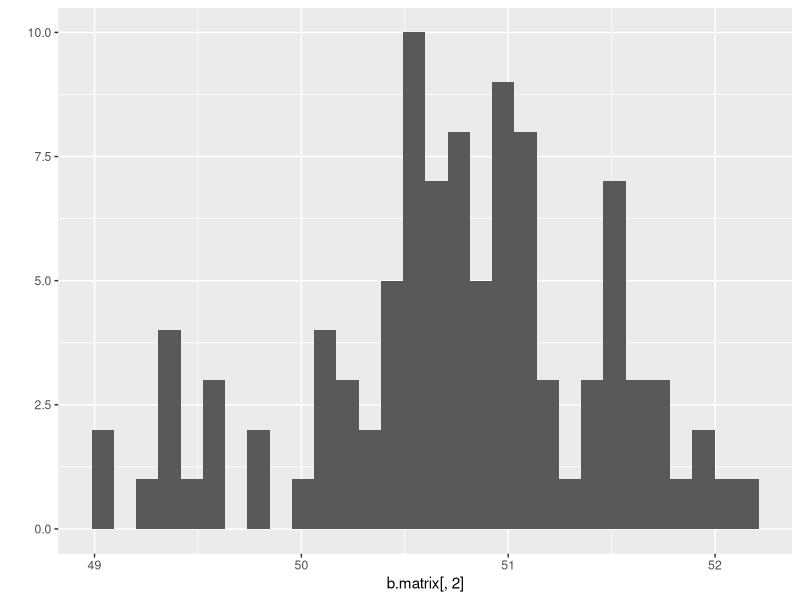
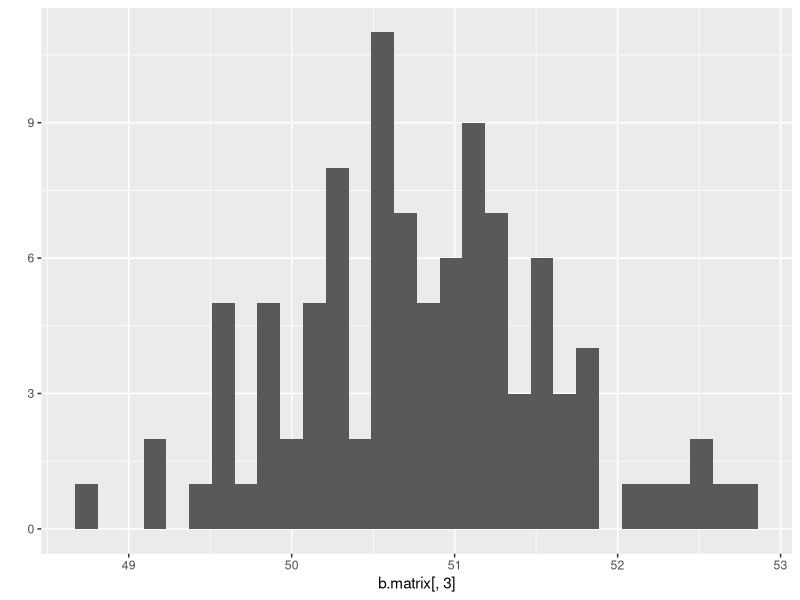
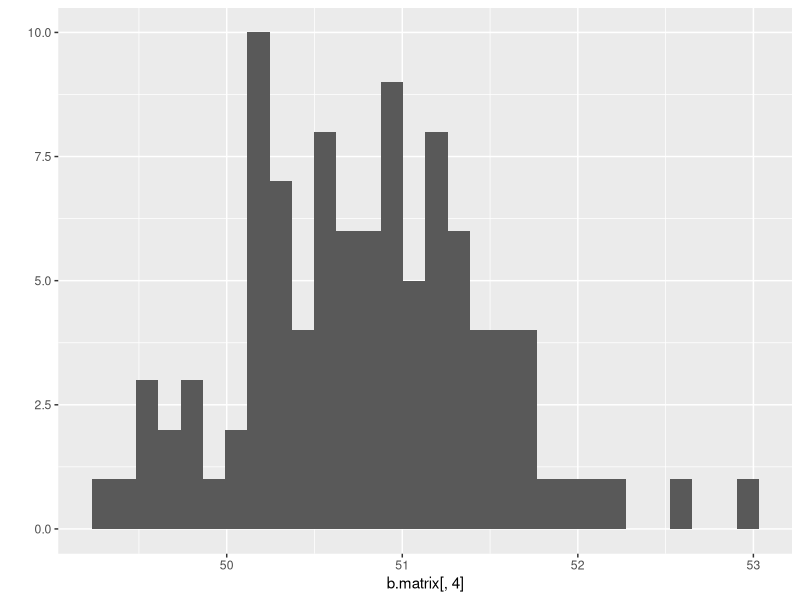

These figures' R source, in order:
## ---- chunk 1
knitr::opts_chunk$set(echo = TRUE)
## ---- chunk 2
# Using a for loop, write a function to calculate the number of zeroes in a numeric vector. Before entering the loop, set up a counter variable counter <- 0. Inside the loop, add 1 to counter each time you have a zero in the matrix. Finally, use return(counter) for the output.

my_vec <- sample(0:10, size=10)
print(my_vec)

counter <- 0

for(i in 1:length(my_vec)){
  if(my_vec[i] == 0){
    counter <- counter + 1
  }
}

print(counter)
## ---- chunk 3
# Use subsetting instead of a loop to rewrite the function as a single line of code.

my_vec <- sample(0:10, size=10)
print(my_vec)

count <- sum(my_vec == 0)
print(count)
## ---- chunk 4
# Write a function that takes as input two integers representing the number of rows and columns in a matrix. The output is a matrix of these dimensions in which each element is the product of the row number x the column number.

# Making the matrix

x <- 5
y <- 10

fake.matrix <- matrix(data=NA,nrow=x,ncol=y)
print(fake.matrix)

for (i in 1:nrow(fake.matrix)) {
  for (j in 1:ncol(fake.matrix)) {
    fake.matrix[i,j] <- i*j
  } # end of column j loop
} # end of row i loop

print(fake.matrix)

# Creating the custom function to multiple col # by row #
row.times.col <- function(x=2,y=3){
  fake.matrix <- matrix(data=NA,nrow=x,ncol=y)
  for (i in 1:nrow(fake.matrix)) {
    for (j in 1:ncol(fake.matrix)) {
      fake.matrix[i,j] <- i*j
  } # end of column j loop
} # end of row i loop
return(fake.matrix)

}

# Testing with default values
row.times.col()

# Testing with inputting values
row.times.col(3,6)
## ---- chunk 5
# In the next few lectures, you will learn how to do a randomization test on your data. We will complete some of the steps today to practice calling custom functions within a for loop. Use the code from the March 31st lecture (Randomization Tests) to complete the following steps:

# Simulate a dataset with 3 groups of data, each group drawn from a distribution with a different mean. The final data frame should have 1 column for group and 1 column for the response variable.

library(ggplot2)
library(tidyverse)

group1 <- rnorm(100, mean = 50, sd = 5)
group2 <- rnorm(100, mean = 60, sd = 5)
group3 <- rnorm(100, mean = 40, sd = 5)

fake.data <- data.frame(group1, group2, group3)
print(fake.data)

fake.data <- fake.data %>%
  pivot_longer(cols=group1:group3,
               names_to = "Group",
               values_to = "ResponseVariable")
head(fake.data)

# Write a custom function that 1) reshuffles the response variable, and 2) calculates the mean of each group in the reshuffled data. Store the means in a vector of length 3.

##################################################
# function: shuffleData
# randomize data for regression analysis and get the mean of newly shuffled values
# input: 2-column data frame (group, response)
# output: 2-column data frame (group, response)
#------------------------------------------------- 
shuffleData <- function(z=dataframe) {
                z$ResponseVariable <- sample(z$ResponseVariable)
                
z1 <- z[z$Group == "group1",]
z2 <- z[z$Group == "group2",]
z3 <- z[z$Group == "group3",]

mean1 <- mean(z1$ResponseVariable)
mean2 <- mean(z2$ResponseVariable)
mean3 <- mean(z3$ResponseVariable)

mean_vec <- c(mean1,mean2,mean3)

return(mean_vec)
}

shuffleData(fake.data)

# Use a for loop to repeat the function in b 100 times. Store the results in a data frame that has 1 column indicating the replicate number and 1 column for each new group mean, for a total of 4 columns.

# Make an empty matrix to start

a.matrix <- matrix(data = NA, nrow = 100, ncol = 3)
print(a.matrix)

# Write a for loop to get 100 rows of means
for(i in 1:100){
  a.matrix[i,] <- shuffleData(fake.data)
}

print(a.matrix)

# Making that into a data frame
rep_number <- seq(1:100)

b.matrix <- cbind(rep_number, a.matrix)

# Renaming the columns so they make sense
colnames(b.matrix) <- c("Replicate_Number","Group_1_Mean","Group_2_Mean","Group_3_Mean")

print(b.matrix)

# Use qplot() to create a histogram of the means for each reshuffled group. Or, if you want a challenge, use ggplot() to overlay all 3 histograms in the same figure. How do the distributions of reshuffled means compare to the original means?

# Group 1 Means
qplot(b.matrix[,2])

# Group 2 Means
qplot(b.matrix[,3])

# Group 3 Means
qplot(b.matrix[,4])
